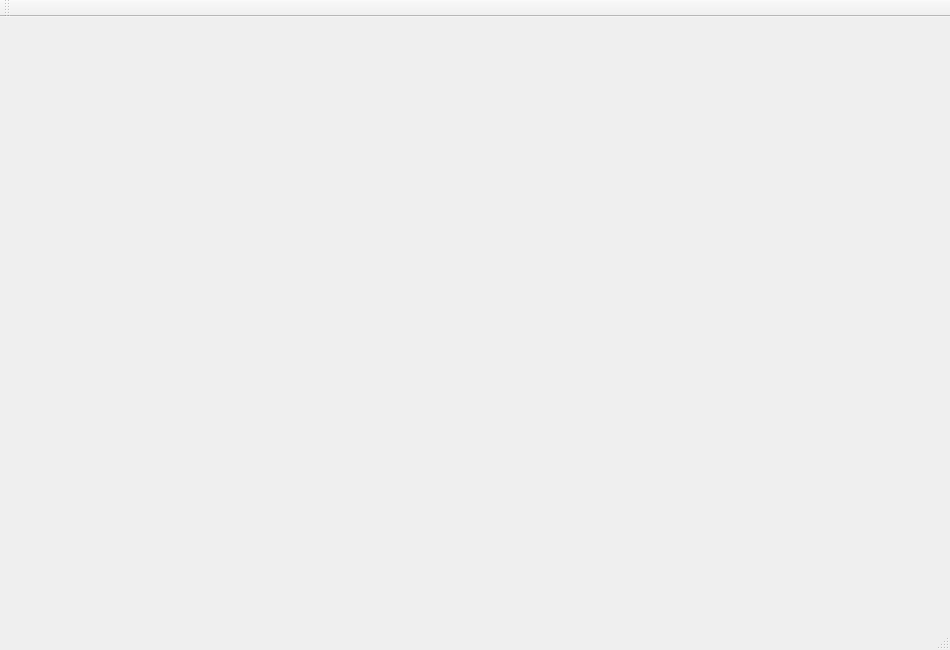
<?xml version="1.0" encoding="UTF-8"?>
<ui version="4.0">
 <class>picture</class>
 <widget class="QMainWindow" name="picture">
  <property name="geometry">
   <rect>
    <x>0</x>
    <y>0</y>
    <width>950</width>
    <height>650</height>
   </rect>
  </property>
  <property name="windowTitle">
   <string>picture</string>
  </property>
  <widget class="QWidget" name="centralWidget">
   <widget class="QLabel" name="label">
    <property name="geometry">
     <rect>
      <x>20</x>
      <y>-20</y>
      <width>441</width>
      <height>481</height>
     </rect>
    </property>
    <property name="text">
     <string/>
    </property>
    <property name="pixmap">
     <pixmap resource="picture.qrc">:/new/prefix1/敲代码.jpg</pixmap>
    </property>
    <property name="scaledContents">
     <bool>false</bool>
    </property>
   </widget>
   <widget class="QLabel" name="label_2">
    <property name="geometry">
     <rect>
      <x>480</x>
      <y>20</y>
      <width>431</width>
      <height>421</height>
     </rect>
    </property>
    <property name="text">
     <string/>
    </property>
    <property name="pixmap">
     <pixmap resource="picture2.qrc">:/picture2/程序员进阶.jpg</pixmap>
    </property>
   </widget>
  </widget>
  <widget class="QMenuBar" name="menuBar">
   <property name="geometry">
    <rect>
     <x>0</x>
     <y>0</y>
     <width>950</width>
     <height>21</height>
    </rect>
   </property>
  </widget>
  <widget class="QToolBar" name="mainToolBar">
   <attribute name="toolBarArea">
    <enum>TopToolBarArea</enum>
   </attribute>
   <attribute name="toolBarBreak">
    <bool>false</bool>
   </attribute>
  </widget>
  <widget class="QStatusBar" name="statusBar"/>
 </widget>
 <layoutdefault spacing="6" margin="11"/>
 <resources>
  <include location="picture.qrc"/>
  <include location="picture2.qrc"/>
 </resources>
 <connections/>
</ui>
